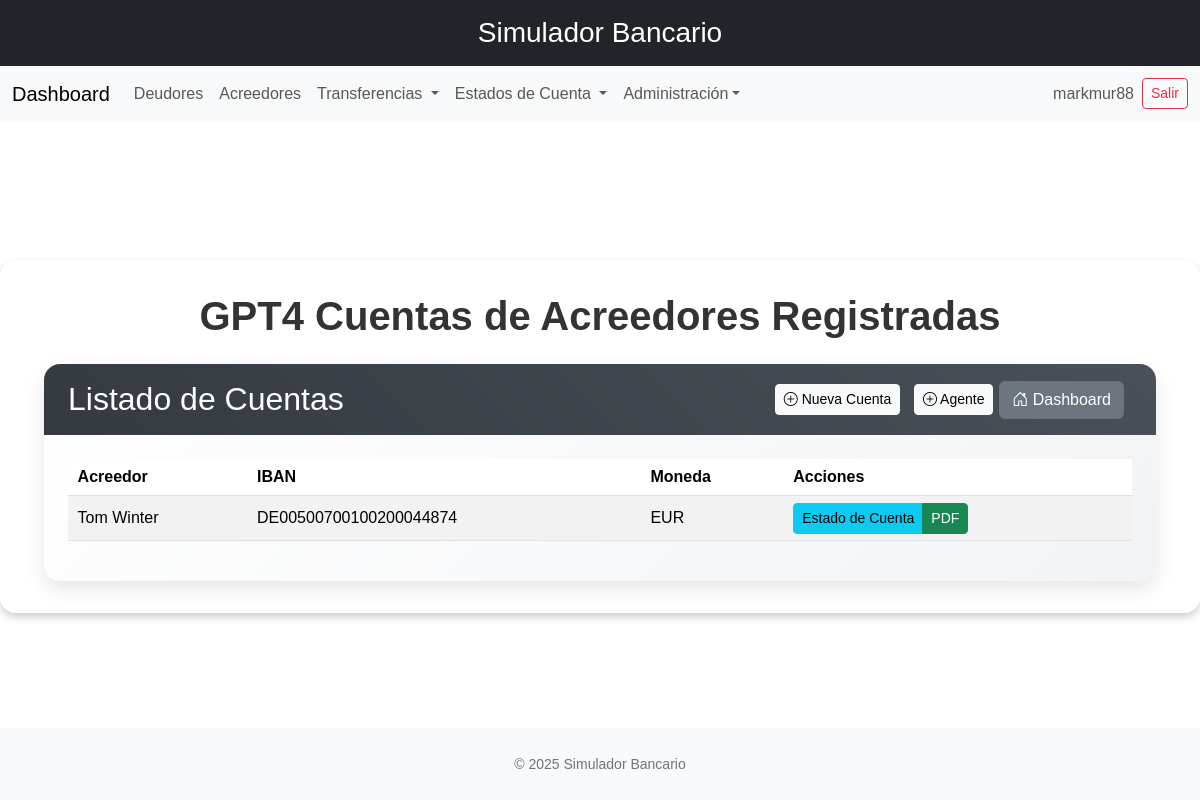
Before: /gpt4/cuentas-acreedor/ (signed in) with the older database file.
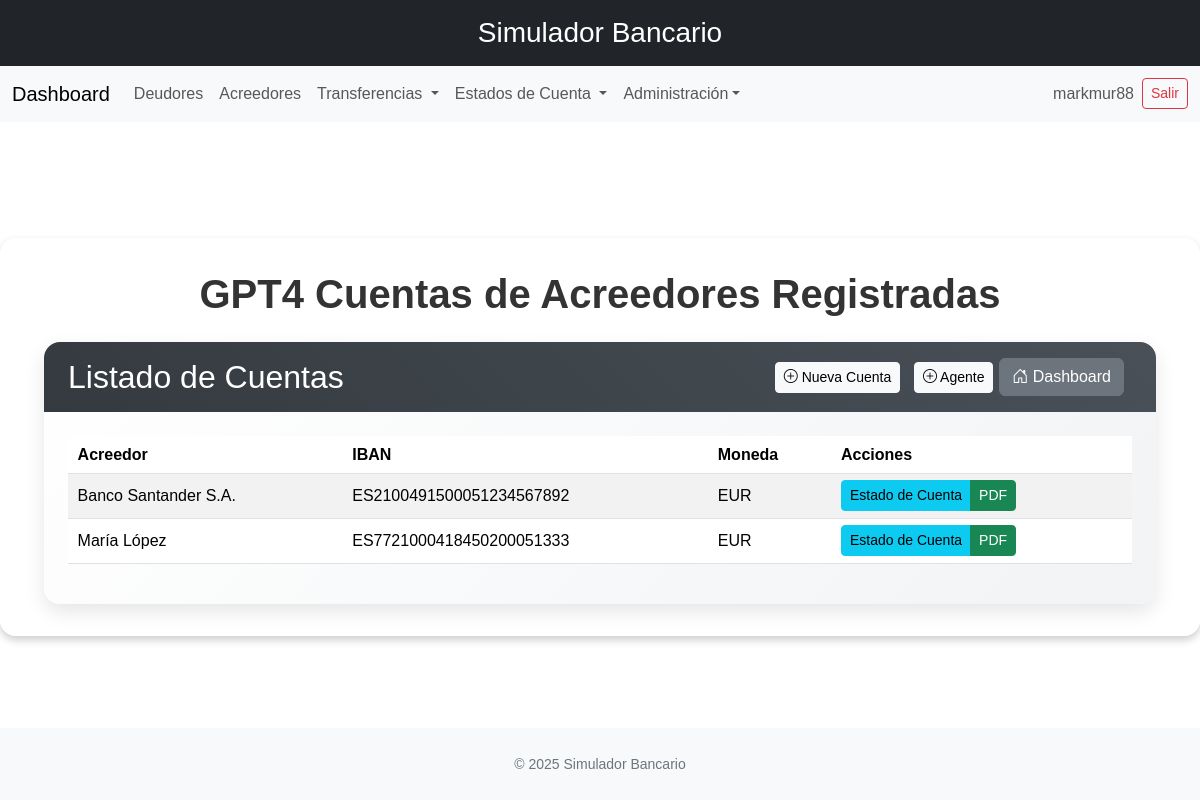
After: the same page with the newer database file.
### banco/models.py (models this page shows, shortened)
class Account(models.Model):
    iban = models.CharField(
        max_length=34, unique=True,
        validators=[iban_validator],
        help_text="IBAN de la cuenta"
    )
    currency = models.CharField(
        max_length=3, default='EUR',
        validators=[currency_validator]
    )
    balance = models.DecimalField(
        max_digits=18, decimal_places=2,
        default=Decimal('0.00'),
    )
    class Meta:
        abstract = True
        app_label = 'banco'

class CreditorAccount(Account):
    creditor = models.ForeignKey(
        Creditor, on_delete=models.CASCADE,
        related_name='accounts'
    )
    class Meta(Account.Meta):
        db_table = 'sim_creditor_account'
        app_label = 'banco'

class Party(models.Model):
    name = models.CharField(max_length=70, unique=True)
    address = models.OneToOneField(
        PostalAddress,
        on_delete=models.CASCADE,
        related_name="%(class)ss_address"
    )
    class Meta:
        abstract = True
        app_label = 'banco'

class Creditor(Party):
    class Meta(Party.Meta):
        db_table = 'sim_creditor'
        app_label = 'banco'

### banco/gpt_views.py (the view)
# urls.py: path('gpt4/cuentas-acreedor/', gpt_views.CreditorAccountListView.as_view(), name='list_creditor_accountsGPT4'),
class CreditorAccountListView(LoginRequiredMixin, generic.ListView):
    model = CreditorAccount
    template_name = 'api/GPT4/list_creditor_accounts.html'
    context_object_name = 'accounts'

### banco/templates/api/GPT4/list_creditor_accounts.html (shortened to what this page needs)
{% extends 'base.html' %}
{% block content %}
<div class="container-fluid">
  <h1 class="text-center display-6 fw-bold mb-4">GPT4 Cuentas de Acreedores Registradas</h1>
  <div class="card custom-card">
    <div class="custom-card-header d-flex justify-content-between align-items-center">
      <h2 class="mb-0">Listado de Cuentas</h2>
      <div>
        <a href="{% url 'create_creditor_accountGPT4' %}" class="btn btn-light btn-sm me-2">
          <i class="bi bi-plus-circle"></i> Nueva Cuenta
        </a>
        <a href="{% url 'create_creditor_agentGPT4' %}" class="btn btn-light btn-sm">
          <i class="bi bi-plus-circle"></i> Agente
        </a>
        <a href="{% url 'dashboard' %}" class="btn btn-secondary me-2">
            <i class="bi bi-house-door"></i> Dashboard
        </a>
      </div>
    </div>
    <div class="card-body custom-card-body">
      <div class="table-responsive">
        <table class="table table-sm table-striped table-hover align-middle table-custom">
          <thead>
            <tr>
              <th>Acreedor</th>
              <th>IBAN</th>
              <th>Moneda</th>
              <th>Acciones</th>
            </tr>
          </thead>
          <tbody>
            {% for account in accounts %}
            <tr>
              <td>{{ account.creditor.name }}</td>
              <td>{{ account.iban }}</td>
              <td>{{ account.currency }}</td>
              <td>
                <div class="btn-group">
                  <a href="{% url 'estado_cuenta_acreedor' account.id %}" class="btn btn-info btn-sm">
                     Estado de Cuenta
                  </a>
                  <a href="{% url 'estado_cuenta_acreedor_pdf' account.id %}" class="btn btn-success btn-sm">
                     PDF
                  </a>
                </div>
              </td>
            </tr>
            {% endfor %}
          </tbody>
        </table>
      </div>
    </div>
  </div>
</div>
{% endblock %}

Changed rows visible on the page:
changed CreditorAccount: creditor.name "Tom Winter" → "Banco Santander S.A."; iban "DE00500700100200044874" → "ES2100491500051234567892"
added CreditorAccount: creditor.name "María López", iban "ES7721000418450200051333", currency "EUR"
